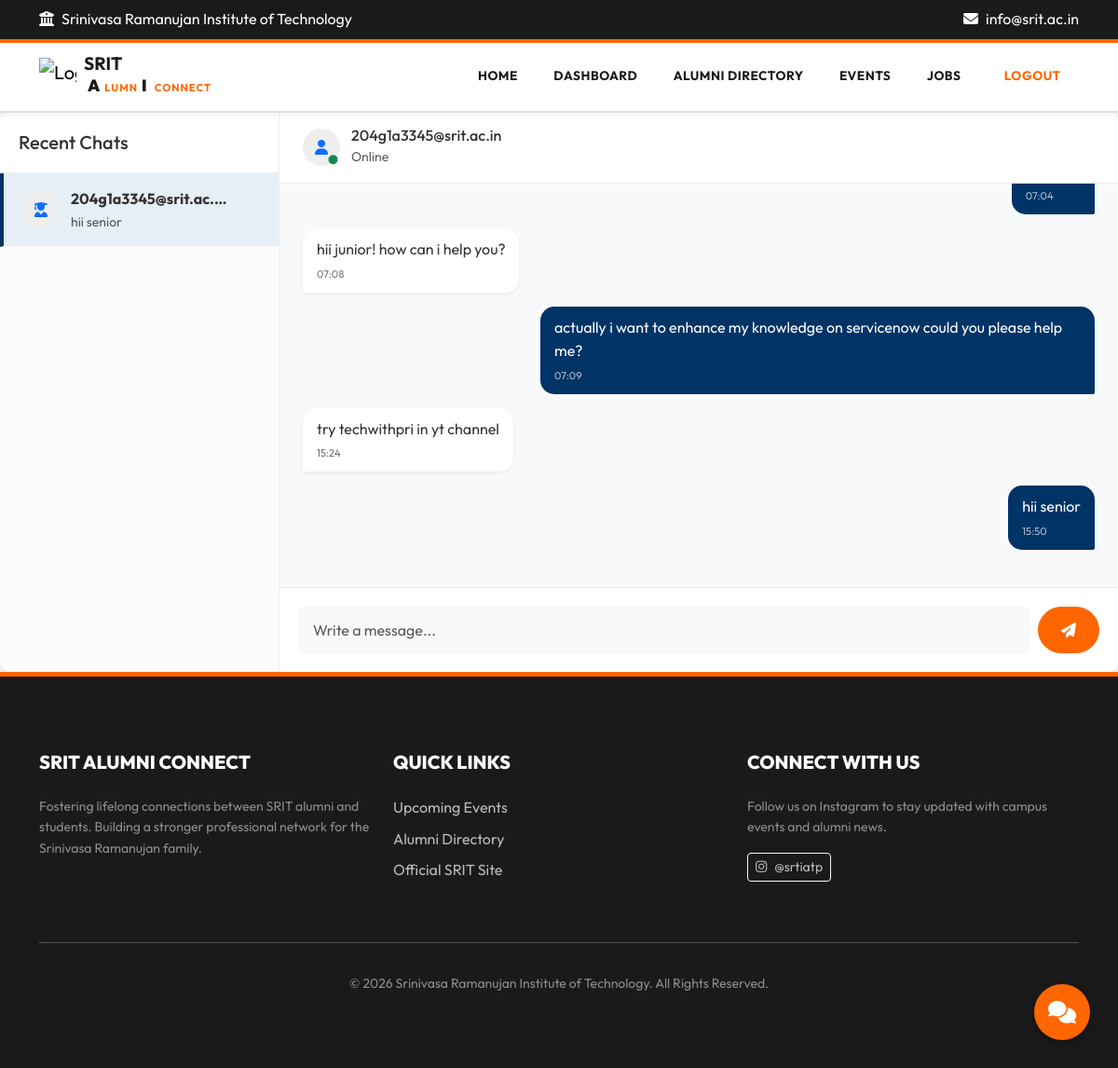
The app's page /mentorship/chat/1/ (signed in) with its own data.
### mentorship/models.py (models this page shows)
class ChatRoom(models.Model):
    student = models.ForeignKey(settings.AUTH_USER_MODEL, on_delete=models.CASCADE, related_name='student_rooms')
    alumni = models.ForeignKey(settings.AUTH_USER_MODEL, on_delete=models.CASCADE, related_name='alumni_rooms')
    created_at = models.DateTimeField(auto_now_add=True)
    class Meta:
        unique_together = ('student', 'alumni')

class ChatMessage(models.Model):
    room = models.ForeignKey(ChatRoom, on_delete=models.CASCADE, related_name='messages')
    sender = models.ForeignKey(settings.AUTH_USER_MODEL, on_delete=models.CASCADE)
    message = models.TextField()
    timestamp = models.DateTimeField(auto_now_add=True)
    is_read = models.BooleanField(default=False)

### users/models.py (models this page shows, shortened)
class User(AbstractBaseUser, PermissionsMixin):
    ROLE_CHOICES = (
        ('STUDENT', 'Student'),
        ('ALUMNI', 'Alumni'),
        ('FACULTY', 'Faculty'),
        ('ADMIN', 'Admin'),
    )
    email = models.EmailField(unique=True)
    first_name = models.CharField(max_length=50, blank=True)
    last_name = models.CharField(max_length=50, blank=True)
    role = models.CharField(max_length=10, choices=ROLE_CHOICES)
    is_approved = models.BooleanField(default=False)
    is_active = models.BooleanField(default=True)
    is_staff = models.BooleanField(default=False)
    created_at = models.DateTimeField(default=timezone.now)
    last_login_at = models.DateTimeField(null=True, blank=True)
    objects = UserManager()
    USERNAME_FIELD = 'email'
    REQUIRED_FIELDS = []

### mentorship/views.py (the view, shortened to what this page needs)
# urls.py: path('chat/<int:room_id>/', views.chat_room, name='chat-room'),
@login_required
def chat_room(request, room_id):
    room = get_object_or_404(ChatRoom, pk=room_id)
    if request.user != room.student and request.user != room.alumni:
        return redirect('dashboard')
    messages_list = room.messages.all().order_by('timestamp')
    all_rooms = ChatRoom.objects.filter(Q(student=request.user) | Q(alumni=request.user)).order_by('-created_at')
    return render(request, 'mentorship/chat_room.html', {
        'room': room,
        'messages_list': messages_list,
        'all_rooms': all_rooms
    })

### templates/mentorship/chat_room.html (shortened to what this page needs)
{% extends 'base.html' %}
{% block content %}
<div class="chat-layout">
    <div class="chat-sidebar">
        <div class="sidebar-header">
            <h5 class="mb-0">Recent Chats</h5>
        </div>
        <div class="room-list">
            {% for r in all_rooms %}
            <a href="{% url 'chat-room' r.id %}" class="room-item {% if r.id == room.id %}active{% endif %}">
                <div class="user-avatar">
                    <i class="fas fa-user-graduate text-primary"></i>
                </div>
                <div class="overflow-hidden">
                    <div class="fw-bold text-truncate">
                        {% if user.role == 'STUDENT' %}
                        {{ r.alumni.email|truncatechars:20 }}
                        {% else %}
                        {{ r.student.email|truncatechars:20 }}
                        {% endif %}
                    </div>
                    <div class="small text-muted text-truncate">
                        {% if r.messages.last %}
                        {{ r.messages.last.message }}
                        {% else %}
                        Click to start chat
                        {% endif %}
                    </div>
                </div>
            </a>
            {% endfor %}
        </div>
    </div>
    <div class="chat-main">
        <div class="chat-header">
            <div class="user-avatar">
                <i class="fas fa-circle text-success"
                    style="font-size: 10px; position: absolute; margin-top: 25px; margin-left: 25px;"></i>
                <i class="fas fa-user text-primary"></i>
            </div>
            <div>
                <h6 class="mb-0">
                    {% if user.role == 'STUDENT' %}
                    {{ room.alumni.email }}
                    {% else %}
                    {{ room.student.email }}
                    {% endif %}
                </h6>
                <small class="text-muted">Online</small>
            </div>
        </div>
        <div class="chat-messages" id="chat-messages">
            {% for msg in messages_list %}
            <div class="message {% if msg.sender == user %}sent{% else %}received{% endif %}">
                <div class="content">{{ msg.message }}</div>
                <div class="message-info">{{ msg.timestamp|date:"H:i" }}</div>
            </div>
            {% empty %}
            <div class="text-center my-auto">
                <i class="fas fa-comments fa-3x text-light mb-3"></i>
                <p class="text-muted">Start your professional conversation here.</p>
            </div>
            {% endfor %}
        </div>
        <div class="chat-input-area">
            <form method="POST" class="d-flex">
                <input type="text" name="message" class="form-control border-0 bg-light py-2 px-3 me-2"
                    placeholder="Write a message..." required autocomplete="off">
                <button type="submit" class="btn btn-primary px-4">
                    <i class="fas fa-paper-plane"></i>
                </button>
            </form>
        </div>
    </div>
</div>
{% endblock %}

### static/css/style.css (style rules this page uses)
:root { --primary: #FF6600; --dark-bg: #1A1A1A; --white: #FFFFFF; --text-dark: #333333; --bg-light: #F8F9FA; --border-light: #DDDDDD; --success: #28A745; --danger: #DC3545; --info: #333333; }
body { font-family: 'Outfit', 'Inter', -apple-system, sans-serif; color: var(--text-dark); background-color: var(--bg-light); line-height: 1.6; }
.btn-primary { background-color: var(--primary) !important; border-color: var(--primary) !important; color: var(--white) !important; border-radius: 50px; padding: 0.75rem 2rem; font-weight: 700; transition: all 0.3s ease; }

### templates/mentorship/chat_room.html (style rules this page uses)
.chat-layout { height: 75vh; display: flex; background: white; border-radius: 12px; box-shadow: 0 10px 25px rgba(0, 0, 0, 0.1); overflow: hidden; }
.chat-sidebar { width: 300px; border-right: 1px solid #eee; display: flex; flex-direction: column; background: #fbfbfb; }
.sidebar-header { padding: 20px; border-bottom: 1px solid #eee; background: white; }
.room-list { flex: 1; overflow-y: auto; }
.room-item { padding: 15px 20px; border-bottom: 1px solid #f5f5f5; cursor: pointer; transition: background 0.2s; text-decoration: none; color: inherit; display: flex; align-items: center; }
.room-item.active { background: #e7eff6; border-left: 4px solid #003366; }
.chat-main { flex: 1; display: flex; flex-direction: column; }
.chat-header { padding: 15px 25px; border-bottom: 1px solid #eee; display: flex; align-items: center; background: white; }
.chat-messages { flex: 1; padding: 25px; overflow-y: auto; background: #f8f9fa; display: flex; flex-direction: column; }
.message { margin-bottom: 15px; max-width: 70%; padding: 10px 15px; border-radius: 15px; position: relative; }
.message.sent { align-self: flex-end; background: #003366; color: white; border-bottom-right-radius: 2px; }
.message.received { align-self: flex-start; background: white; color: #333; border-bottom-left-radius: 2px; box-shadow: 0 2px 5px rgba(0, 0, 0, 0.05); }
.message-info { font-size: 0.7rem; margin-top: 5px; opacity: 0.7; }
.chat-input-area { padding: 20px; background: white; border-top: 1px solid #eee; }
.user-avatar { width: 40px; height: 40px; border-radius: 50%; margin-right: 12px; background: #eee; display: flex; align-items: center; justify-content: center; }

### records on screen
ChatRoom: alumni.email "204g1a3345@srit.ac.…", messages.last.message "hii senior", alumni.email "204g1a3345@srit.ac.in"
ChatMessage: timestamp "07:04"
ChatMessage: message "hii junior! how can i help you?", timestamp "07:08"
ChatMessage: message "actually i want to enhance my knowledge on servicenow could you please help me?", timestamp "07:09"
ChatMessage: message "try techwithpri in yt channel", timestamp "15:24"
ChatMessage: message "hii senior", timestamp "15:50"
